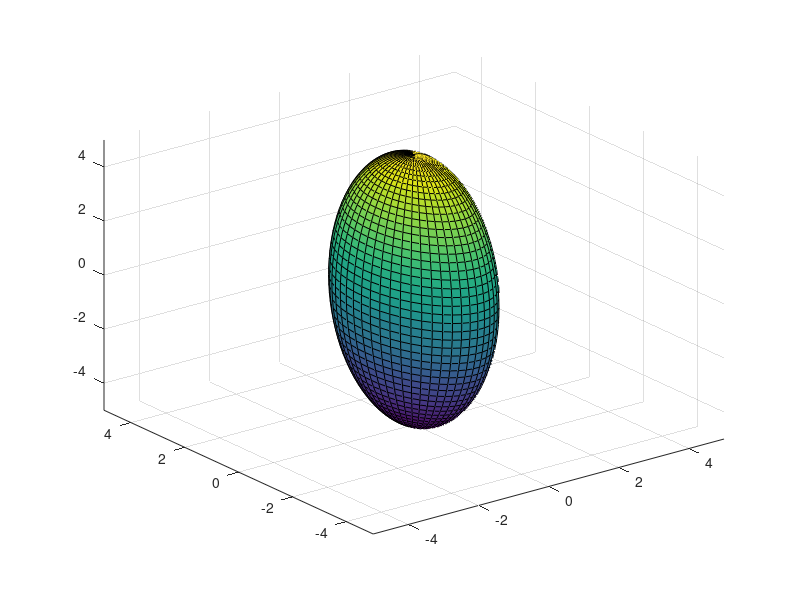

Write the MATLAB code that produced this figure. (Note: this script raises an error after producing the figure.)
clc;
clear all;
close all;

global Ip sig IW Ww;
Ip = diag([350; 500; 400]);
IW = 25;
%%%
% draw ellipsoid
%%%
a = 1.5;
b = 2.5;
c = 5;
maxr = max([a,b,c]);
dtr = pi/180;
[xe ye ze] = ellipsoid(0,0,0,a,b,c, 50);
[xs ys zs] = sphere(50);
surf(xe, ye, ze);
axis([-maxr maxr -maxr maxr -maxr maxr]);

% shading interp;
sig = Ip(3,3)/Ip(1,1);
w0 = 4;
Wt1 = (Ip(1,1) - Ip(3,3))/IW;
Wt2 = (Ip(3,3) - Ip(2,2))/IW;
Ww = 500*w0;%w0*(-Wt2 + 1000);
icw = [0, 0.02, w0]';
ica = [0, 0, 0]'*dtr;
RB = rotation(1, ica(3))*rotation(2, ica(2))*rotation(3, ica(1));
PHI = acos(0.5*(trace(RB) - 1));
%
if abs(PHI) > eps
    EHAT = (1/2/sin(PHI))*[RB(2,3) - RB(3,2); RB(3,1) - RB(1,3); RB(1,2) - RB(2,1)];
else
    EHAT = [0; 0; 0];
end
CP = cos(PHI/2);
SP = sin(PHI/2);
icq = [CP; EHAT*SP];
this = linspace(0,60,400);
[t x] = ode45('eulerdynusym', this, [icq; icw]);

I = [7; 0; 0];
J = [0; 7; 0];
K = [0; 0; 6]; 

mctr = 1;
for i = 1:length(t)
%     rotmat = rotation(3, x(i,3))*rotation(1, x(i,2))*rotation(3, x(i,1));
    q4t = x(i,1); q1t = x(i,2); q2t = x(i,3); q3t = x(i,4);
    q13t = [q1t; q2t; q3t];
    qcr = [0 -q3t q2t; q3t 0 -q1t; -q2t q1t 0];
    rotmat = (q4t^2 - q13t'*q13t)*eye(3) + 2*q13t*q13t' - 2*q4t*qcr;
    for j = 1:size(xe,1)
        for k = 1:size(xe,2)
            vold = [xe(j,k); ye(j,k); ze(j,k)];
            vnew = rotmat'*vold;
            xen(j,k) = vnew(1); yen(j,k) = vnew(2); zen(j,k) = vnew(3);
        end
    end
    In = rotmat'*I; Jn = rotmat'*J; Kn = rotmat'*K;
    Khis(i,:) = Kn';
    Jhis(i,:) = Jn';
    Ihis(i,:) = In';    
    figure(1);
    surf(xen, yen, zen); hold on;
    plot3([0 In(1)], [0 In(2)], [0 In(3)], 'm', 'linewidth', 3);
    plot3([0 Jn(1)], [0 Jn(2)], [0 Jn(3)], 'm', 'linewidth', 3);
    plot3([0 Kn(1)], [0 Kn(2)], [0 Kn(3)], 'm', 'linewidth', 3);    
    plot3([0 K(1)], [0 K(2)], [0 K(3)], 'k', 'linewidth', 3);
    plot3(Khis(:,1), Khis(:,2), Khis(:,3), 'g.');
    text(In(1) + 0.2, In(2) + 0.2, In(3) + 0.2, 'b_1', 'fontweight', 'bold');
    text(Jn(1) + 0.2, Jn(2) + 0.2, Jn(3) + 0.2, 'b_2', 'fontweight', 'bold');
    text(Kn(1) + 0.2, Kn(2) + 0.2, Kn(3) + 0.2, 'b_3', 'fontweight', 'bold');
    title(['Time: ' num2str(t(i)), 's']);

%     plot3(Jhis(:,1), Jhis(:,2), Jhis(:,3), 'g.');
%     plot3(Ihis(:,1), Ihis(:,2), Ihis(:,3), 'g.');    
%     plot3(xen(37,37), yen(37,37), zen(37,37), 'kp', 'MarkerFaceColor', 'k')
    axis([-maxr maxr -maxr maxr -maxr maxr]);
    hold off
    getframe();
    pause(0.01);
%     movi(mctr) = getframe;
%     mctr = mctr + 1;
end

figure(2);
plot(this, x(:,5));
hold on
plot(this, x(:,6), 'r');
plot(this, x(:,7), 'k');
axis([0, this(end), (1.5*min(min(x(:,5:7))) -0.1), (1.1*max(max(x(:,5:7))) +0.1)]);
legend('\omega_1', '\omega_2', '\omega_3')
